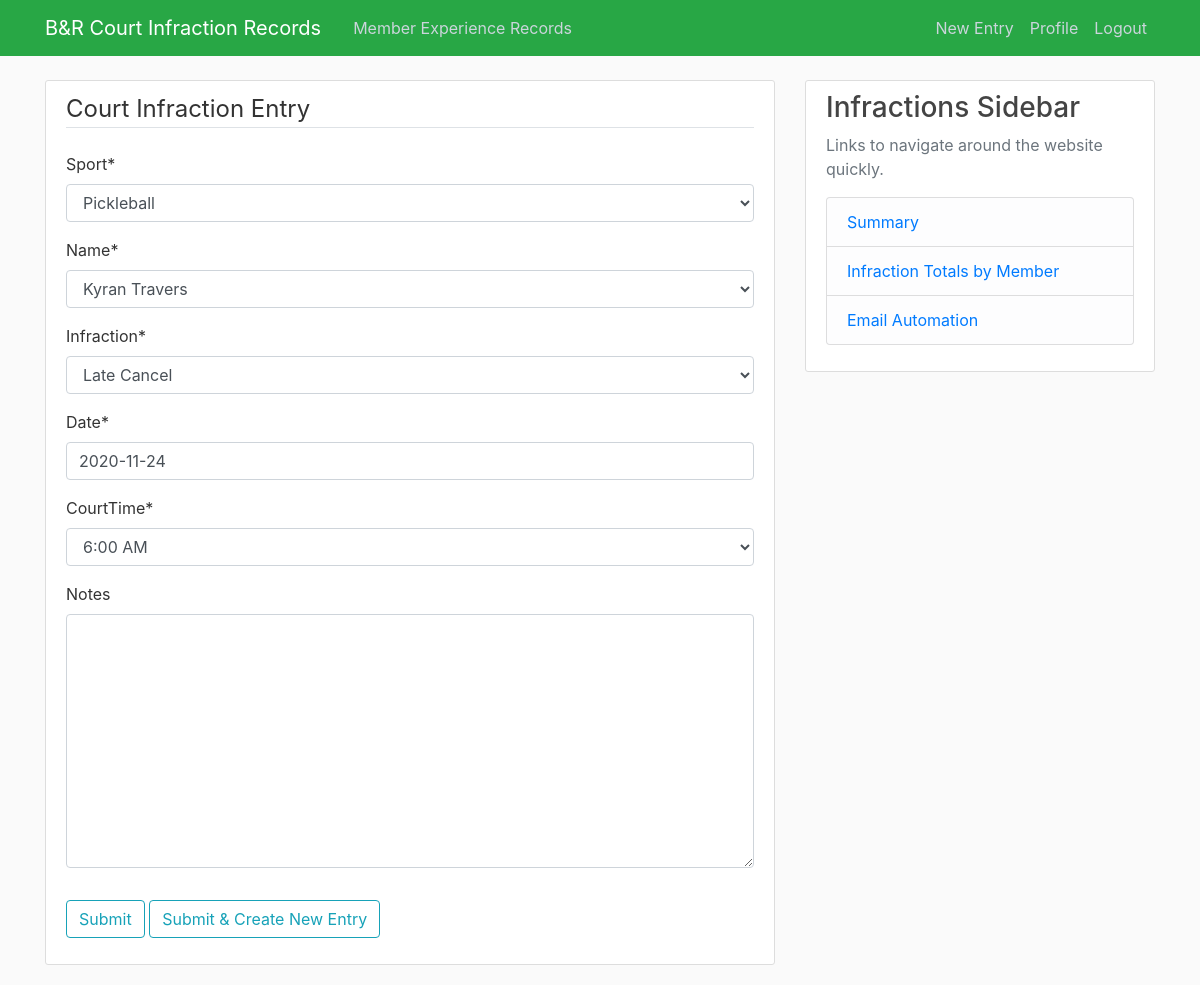
Screenshot of /courtinfractions/record/30/update (signed in) with the database file from the repository.
### courtinfractions/models.py (models this page shows, shortened)
class courtInf(models.Model):
    codeInf = [
        ('LC1', 'Late Cancel'),
        ('NS1', 'No Show'),
        ('SD1', 'Singles to Doubles'),
        ('GN1', 'Guest Name'),
        ('OTH', 'Other (Please specify in notes)'),
    ]
    codeTime = [
        ('5:40 AM', '5:40 AM'),
        ('6:00 AM', '6:00 AM'),
        ('6:20 AM', '6:20 AM'),
        ('7:00 AM', '7:00 AM'),
        ('7:40 AM', '7:40 AM'),
        ('8:00 AM', '8:00 AM'),
        ('8:20 AM', '8:20 AM'),
        ('9:00 AM', '9:00 AM'),
        ('9:40 AM', '9:40 AM'),
        ('10:00 AM', '10:00 AM'),
        ('10:20 AM', '10:20 AM'),
        ('11:00 AM', '11:00 AM'),
        ('11:40 AM', '11:40 AM'),
        ('12:00 PM', '12:00 PM'),
        ('12:15 PM', '12:15 PM'),
        ('12:20 PM', '12:20 PM'),
        ('1:00 PM', '1:00 PM'),
        ('1:15 PM', '1:15 PM'),
        ('1:40 PM', '1:40 PM'),
        ('2:00 PM', '2:00 PM'),
        ('2:15 PM', '2:15 PM'),
        ('2:20 PM', '2:20 PM'),
        ('3:00 PM', '3:00 PM'),
        ('3:30 PM', '3:30 PM'),
        ('3:40 PM', '3:40 PM'),
        ('4:00 PM', '4:00 PM'),
        ('4:20 PM', '4:20 PM'),
        ('4:30 PM', '4:30 PM'),
        ('5:00 PM', '5:00 PM'),
        ('5:30 PM', '5:30 PM'),
        ('5:40 PM', '5:40 PM'),
        ('6:00 PM', '6:00 PM'),
        ('6:20 PM', '6:20 PM'),
        ('6:30 PM', '6:30 PM'),
        ('7:00 PM', '7:00 PM'),
        ('7:30 PM', '7:30 PM'),
        ('7:40 PM', '7:40 PM'),
        ('8:00 PM', '8:00 PM'),
        ('8:20 PM', '8:20 PM'),
        ('8:30 PM', '8:30 PM'),
        ('9:00 PM', '9:00 PM'),
        ('9:30 PM', '9:30 PM'),
        ('9:40 PM', '9:40 PM'),
    ]
    name = models.ForeignKey(contactInfo, on_delete=models.PROTECT)
    sport = models.CharField(max_length=2, choices=[
        ('TN', 'Tennis'), ('SQ', 'Squash'), ('BM', 'Badminton'),
        ('PB', 'Pickleball'), ('PT', 'Platform Tennis')
    ])
    infraction = models.CharField(max_length=3, choices=codeInf)
    date = models.DateField(default=timezone.now)
    courtTime = models.CharField(max_length=8, choices=codeTime)
    notes = models.TextField(blank=True)
    date_created = models.DateTimeField(default=timezone.now)
    author = models.ForeignKey(User, on_delete=models.PROTECT)

### courtinfractions/views.py (the view, shortened to what this page needs)
# urls.py: path('record/<int:pk>/update', CIUpdateView.as_view(), name='CI-update'),
class CIUpdateView(LoginRequiredMixin, UserPassesTestMixin, UpdateView):
    model = courtInf
    fields = ['sport', 'name', 'infraction', 'date', 'courtTime', 'notes']
    def test_func(self):
        record = self.get_object()
        if self.request.user == record.author:
            return True
        return False

### courtinfractions/models.py (called while the page is built)
    def __str__(self):
        return self.memberName

### courtinfractions/templates/courtinfractions/courtinf_form.html (shortened to what this page needs)
{% extends 'courtinfractions/base.html' %}
{% load crispy_forms_tags %}
{% block content %}
<div class="content-section">
    <form method="POST">
        <fieldset class="form-group">
            <legend class="border-bottom mb-4">Court Infraction Entry</legend>
            {{ form|crispy }}
        </fieldset>
        <div class="form-group">
            <button class="btn btn-outline-info" type="submit" name="single">Submit</button>
            <button class="btn btn-outline-info" type="submit" name="multi">Submit & Create New Entry</button>
        </div>
    </form>
</div>
{% endblock content %}}

### courtinfractions/static/courtinfractions/main.css (style rules this page uses)
body { background: #fafafa; color: #333333; margin-top: 5rem; }
.content-section { background: #ffffff; padding: 10px 20px; border: 1px solid #dddddd; border-radius: 3px; margin-bottom: 20px; }

### rows the page displays
courtInf: sport "Pickleball", name "Kyran Travers", infraction "Late Cancel", date "2020-11-24", courtTime "6:00 AM"
